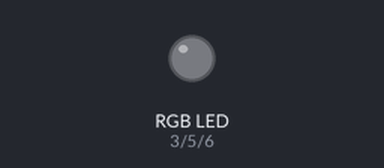
This sketch was run on a simulated Arduino Uno, built with avr-gcc and run on an emulated ATmega328P. On the bench: an RGB LED mixed from three pins (HIGH = lit). Dim RGB values are drawn brighter than linear; what the sketch prints to the serial monitor is not drawn.

Above: at 0.05 s.
At 0.4 s:
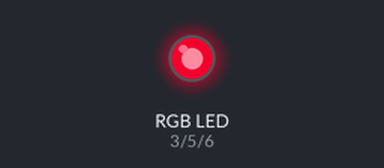
At 0.8 s:
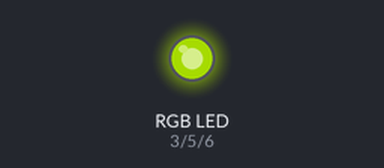
At 1.2 s:
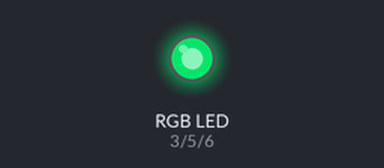
At 1.4 s:
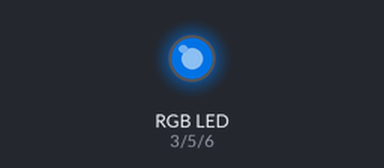
At 1.6 s:
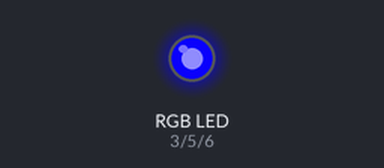
Timing chart, 0 to 3.8 s (numbered marks = the images above):
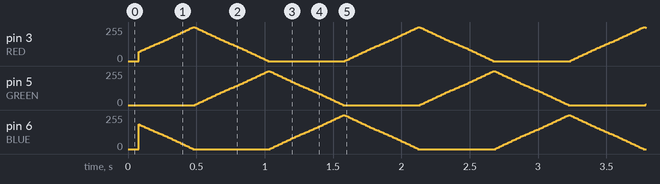

The sketch:

test.ino
```cpp
#define BLUE 6
#define GREEN 5
#define RED 3

void setup()
{
  Serial.begin(9600);
  pinMode(RED, OUTPUT);
  pinMode(GREEN, OUTPUT);
  pinMode(BLUE, OUTPUT);
  digitalWrite(RED, LOW);
  digitalWrite(GREEN, LOW);
  digitalWrite(BLUE, LOW);
}

int colors[3] = {0, 0, 255};
int last = 0;

void loop()
{
  delay(5);

  // if not B and not overflowed, increment current color
  if (colors[last] < 255 && (last % 3) != 3)
  {
    colors[last] = colors[last] + 5;
    colors[(last + 2) % 3] = colors[(last + 2) % 3] - 5;
  }
  else
  {
    last = (last + 1) % 3;
  }

  analogWrite(RED, colors[0]);
  analogWrite(GREEN, colors[1]);
  analogWrite(BLUE, colors[2]);

  // String out = String(String(colors[0]) + " " + String(colors[1]) + " " + String(colors[2]));

  Serial.print(colors[0]);
  Serial.print(",");
  Serial.print(colors[1]);
  Serial.print(",");
  Serial.print(colors[2]);
  Serial.print("\r\n");
}
```
